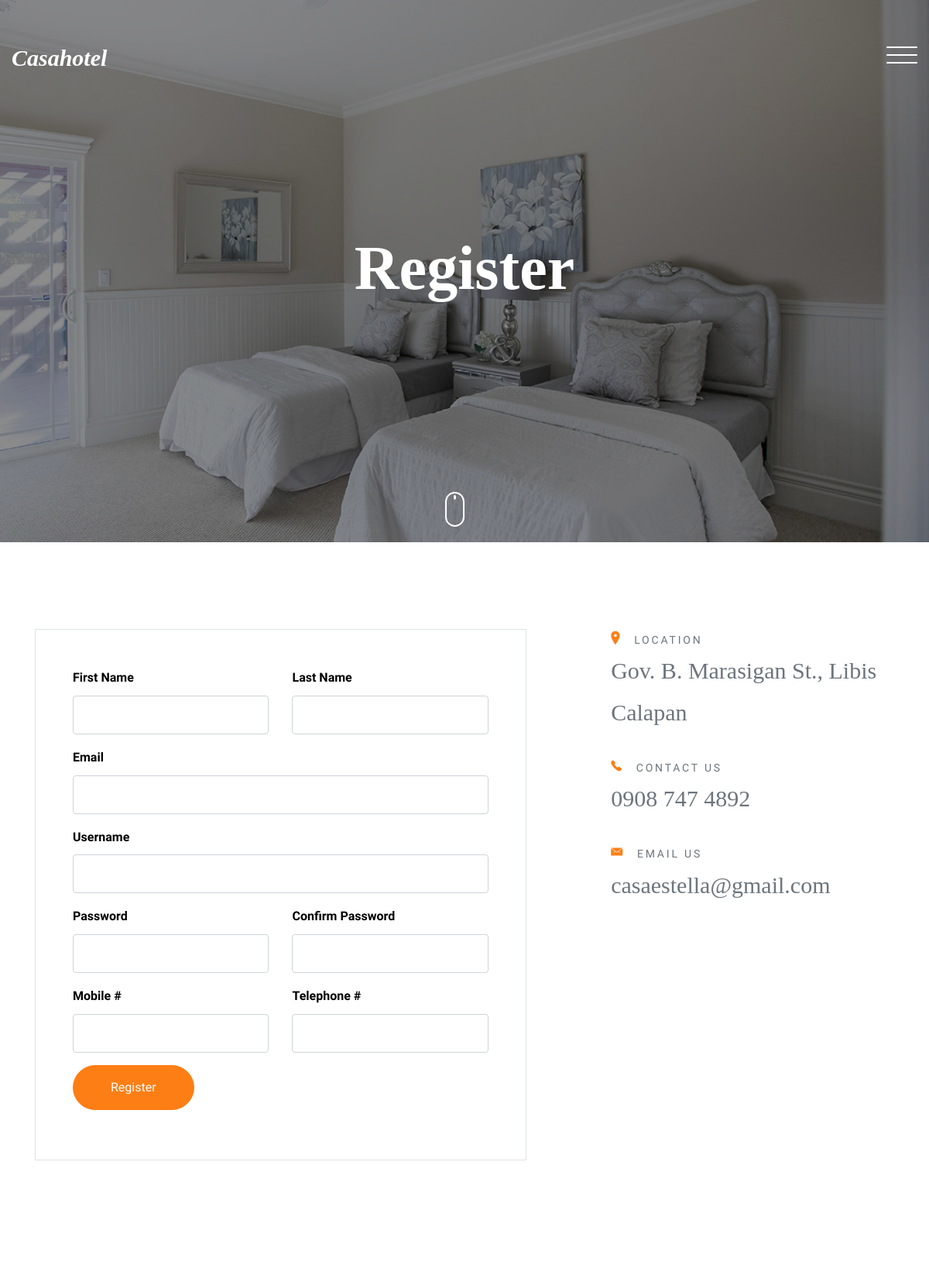
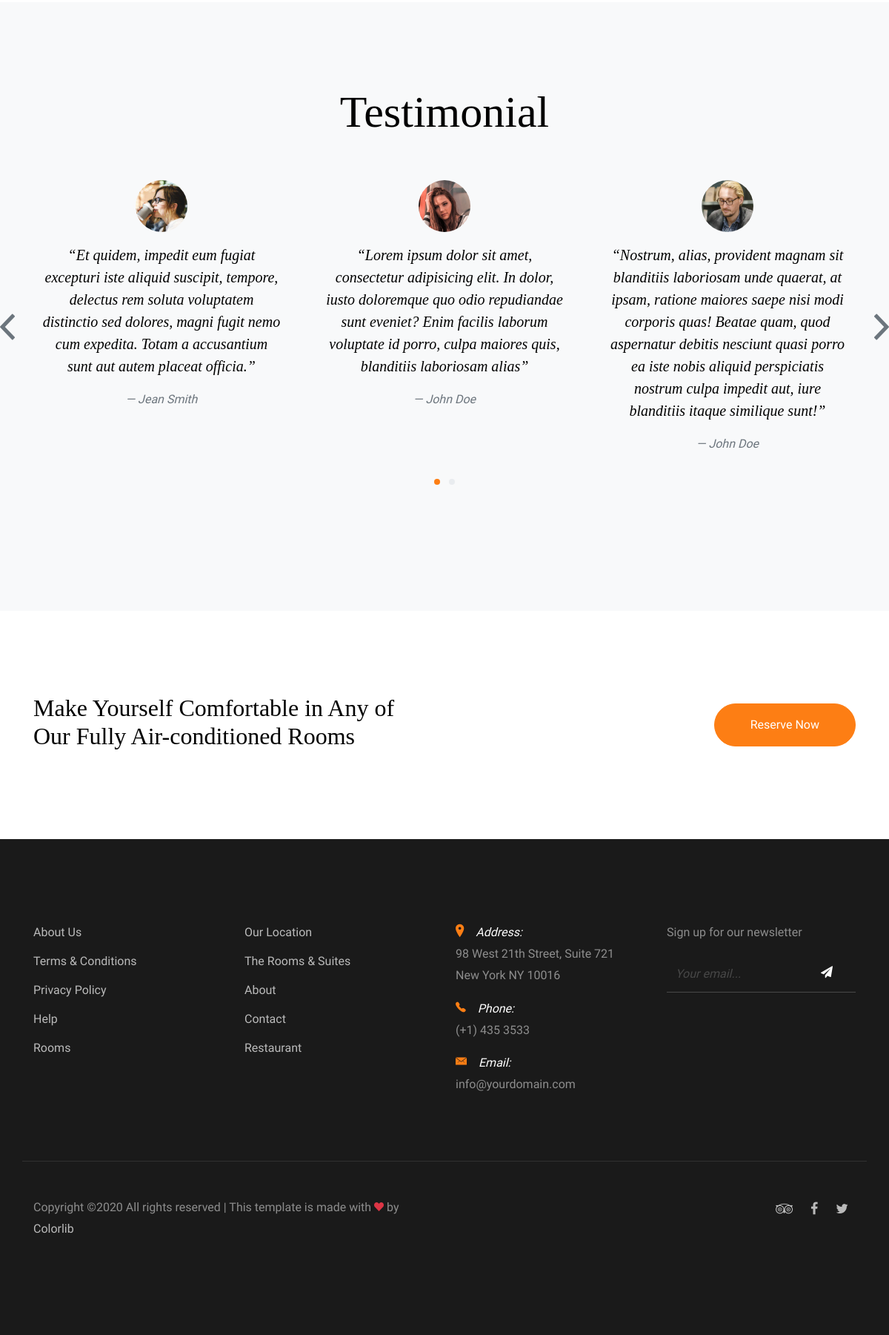
The app's page /casahotel/register.php with its own data (2 pictures, top to bottom).
### tables this page shows
CREATE TABLE `company_info` (
  `id` int(11) NOT NULL,
  `location` varchar(45) NOT NULL,
  `telephone` varchar(45) NOT NULL,
  `email` varchar(45) NOT NULL
);

### casahotel/register.php (the view, shortened to what this page needs)
<?php
include("backend.php");
?>
<!doctype html>
<html lang="en">
  <head>
    <link rel="stylesheet" href="css/bootstrap.css">
    <link rel="stylesheet" href="css/animate.css">
    <link rel="stylesheet" href="css/owl.carousel.min.css">
    <link rel="stylesheet" href="css/aos.css">
    <link rel="stylesheet" href="css/bootstrap-datepicker.css">
    <link rel="stylesheet" href="css/jquery.timepicker.css">
    <link rel="stylesheet" href="css/magnific-popup.css">
    <link rel="stylesheet" href="fonts/ionicons/css/ionicons.min.css">
    <link rel="stylesheet" href="fonts/fontawesome/css/font-awesome.min.css">
    <link rel="stylesheet" href="css/style.css">
  </head>
  <body>
    <header class="site-header">
      <div class="container-fluid">
        <div class="row">
          <div class="col-4 site-logo" data-aos="fade"><a href="index.php"><em>Casahotel</em></a></div>
          <div class="col-8">
            <div class="site-menu-toggle js-site-menu-toggle"  data-aos="fade">
              <span></span>
              <span></span>
              <span></span>
            </div>
          </div>
        </div>
      </div>
    </header>
    <section class="site-hero inner-page overlay" style="background-image: url(img/slider-5.jpg)" data-stellar-background-ratio="0.5">
      <div class="container">
        <div class="row site-hero-inner justify-content-center align-items-center text-center">
          <div class="col-md-10 text-center" data-aos="fade-up">
            <h1 class="heading">Register</h1>
          </div>
        </div>
      </div>
      <a class="mouse smoothscroll" href="#next">
        <div class="mouse-icon">
          <span class="mouse-wheel"></span>
        </div>
      </a>
    </section>
    <section class="section contact-section" id="next">
      <div class="container">
        <div class="row">
          <div class="col-md-7" data-aos="fade-up" data-aos-delay="100">
            <form method="post" class="bg-white p-md-5 p-4 mb-5 border">
              <div class="row">
                <div class="col-md-6 form-group">
                  <label class="text-black font-weight-bold">First Name</label>
                  <input type="text" class="form-control" name="reg_first_name" required>
                </div>
                <div class="col-md-6 form-group">
                  <label class="text-black font-weight-bold">Last Name</label>
                  <input type="text" class="form-control" name="reg_last_name" required>
                </div>
              </div>
              <div class="row">
                <div class="col-md-12 form-group">
                  <label class="text-black font-weight-bold">Email</label>
                  <input type="email" class="form-control" name="reg_email" required>
                </div>
              </div>
              <div class="row">
                <div class="col-md-12 form-group">
                  <label class="text-black font-weight-bold">Username</label>
                  <input type="text" class="form-control" name="reg_username" required>
                </div>
              </div>
              <div class="row">
                <div class="col-md-6 form-group">
                  <label class="text-black font-weight-bold">Password</label>
                  <input type="password" class="form-control" name="reg_password" required>
                </div>
                <div class="col-md-6 form-group">
                  <label class="text-black font-weight-bold">Confirm Password</label>
                  <input type="password" class="form-control" name="reg_password2" required>
                </div>
              </div>
              <div class="row">
                <div class="col-md-6 form-group">
                  <label class="font-weight-bold text-black">Mobile #</label>
                  <input type="text" class="form-control" name="reg_mobile" required>
                </div>
                <div class="col-md-6 form-group">
                  <label class="font-weight-bold text-black">Telephone #</label>
                  <input type="text" class="form-control" name="reg_telephone" required>
                </div>
              </div>
              <div class="row">
                <div class="col-md-6 form-group">
                  <input type="submit" value="Register" name="reg_info" class="btn btn-primary text-white py-3 px-5">
                </div>
              </div>
            </form>
          </div>
          <div class="col-md-5" data-aos="fade-up" data-aos-delay="200">
            <div class="row">
              <?php
              $sql = "SELECT * FROM company_info";
              $result = mysqli_query($db, $sql);
              while($row = mysqli_fetch_array($result))
              {
                $location = $row['location'];
                $telephone = $row['telephone'];
                $email = $row['email'];
              ?>
              <div class="col-md-10 ml-auto contact-info">
                <p><span class="d-block"><span class="ion-ios-location h5 mr-3 text-primary"></span>LOCATION</span> <span><?php echo $location; ?></span></p>
                <p><span class="d-block"><span class="ion-ios-telephone h5 mr-3 text-primary"></span>CONTACT US</span> <span><?php echo $telephone; ?></span></p>
                <p><span class="d-block"><span class="ion-ios-email h5 mr-3 text-primary"></span>EMAIL US</span> <span><?php echo $email; ?></span></p>
              </div>
              <?php
              }
              ?>
            </div>
          </div>
        </div>
      </div>
    </section>
    <section class="section testimonial-section bg-light">
      <div class="container">
        <div class="row justify-content-center text-center mb-5">
          <div class="col-md-8">
            <h2 class="heading" data-aos="fade-up">Testimonial</h2>
          </div>
        </div>
        <div class="row">
          <div class="js-carousel-2 owl-carousel mb-5" data-aos="fade-up" data-aos-delay="200">
            <div class="testimonial text-center slider-item">
              <div class="author-image mb-3">
                <img src="img/person_1.jpg" alt="Image placeholder" class="rounded-circle mx-auto">
              </div>
              <blockquote>
                <p>&ldquo;Et quidem, impedit eum fugiat excepturi iste aliquid suscipit, tempore, delectus rem soluta voluptatem distinctio sed dolores, magni fugit nemo cum expedita. Totam a accusantium sunt aut autem placeat officia.&rdquo;</p>
              </blockquote>
              <p><em>&mdash; Jean Smith</em></p>
            </div>
            <div class="testimonial text-center slider-item">
              <div class="author-image mb-3">
                <img src="img/person_2.jpg" alt="Image placeholder" class="rounded-circle mx-auto">
              </div>
              <blockquote>
                <p>&ldquo;Lorem ipsum dolor sit amet, consectetur adipisicing elit. In dolor, iusto doloremque quo odio repudiandae sunt eveniet? Enim facilis laborum voluptate id porro, culpa maiores quis, blanditiis laboriosam alias&rdquo;</p>
              </blockquote>
              <p><em>&mdash; John Doe</em></p>
            </div>
            <div class="testimonial text-center slider-item">
              <div class="author-image mb-3">
                <img src="img/person_3.jpg" alt="Image placeholder" class="rounded-circle mx-auto">
              </div>
              <blockquote>
                <p>&ldquo;Nostrum, alias, provident magnam sit blanditiis laboriosam unde quaerat, at ipsam, ratione maiores saepe nisi modi corporis quas! Beatae quam, quod aspernatur debitis nesciunt quasi porro ea iste nobis aliquid perspiciatis nostrum culpa impedit aut, iure blanditiis itaque similique sunt!&rdquo;</p>
              </blockquote>
              <p><em>&mdash; John Doe</em></p>
            </div>
          </div>
        </div>
      </div>
    </section>
    <section class="section">
      <div class="container" >
        <div class="row align-items-center">
          <div class="col-md-6" data-aos="fade-up">
            <h2>Make Yourself Comfortable in Any of Our Fully Air-conditioned Rooms</h2>
          </div>
          <div class="col-md-6 text-right" data-aos="fade-up" data-aos-delay="200">
            <a href="reservation.html" class="btn btn-primary py-3 text-white px-5">Reserve Now</a>
          </div>
        </div>
      </div>
    </section>
    <footer class="section footer-section">
      <div class="container">
        <div class="row mb-4">
          <div class="col-md-3 mb-5">
            <ul class="list-unstyled link">
              <li><a href="#">About Us</a></li>
              <li><a href="#">Terms &amp; Conditions</a></li>
              <li><a href="#">Privacy Policy</a></li>
              <li><a href="#">Help</a></li>
             <li><a href="#">Rooms</a></li>
            </ul>
          </div>
          <div class="col-md-3 mb-5">
            <ul class="list-unstyled link">
              <li><a href="#">Our Location</a></li>
              <li><a href="#">The Rooms &amp; Suites</a></li>
              <li><a href="#">About</a></li>
              <li><a href="#">Contact</a></li>
              <li><a href="#">Restaurant</a></li>
            </ul>
          </div>
          <div class="col-md-3 mb-5 pr-md-5 contact-info">
            <p><span class="d-block"><span class="ion-ios-location h5 mr-3 text-primary"></span>Address:</span> <span> 98 West 21th Street, Suite 721 New York NY 10016</span></p>
            <p><span class="d-block"><span class="ion-ios-telephone h5 mr-3 text-primary"></span>Phone:</span> <span> (+1) 435 3533</span></p>
            <p><span class="d-block"><span class="ion-ios-email h5 mr-3 text-primary"></span>Email:</span> <span> info@yourdomain.com</span></p>
          </div>
          <div class="col-md-3 mb-5">
            <p>Sign up for our newsletter</p>
            <form action="#" class="footer-newsletter">
              <div class="form-group">
                <input type="email" class="form-control" placeholder="Your email...">
                <button type="submit" class="btn"><span class="fa fa-paper-plane"></span></button>
              </div>
            </form>
          </div>
        </div>
        <div class="row bordertop pt-5">
          <p class="col-md-6 text-left">
            Copyright &copy; All rights reserved | This template is made with <i class="ion-heart text-danger" aria-hidden="true"></i> by <a href="https://colorlib.com" target="_blank" >Colorlib</a>
          </p>
          <p class="col-md-6 text-right social">
            <a href="#"><span class="fa fa-tripadvisor"></span></a>
            <a href="#"><span class="fa fa-facebook"></span></a>
            <a href="#"><span class="fa fa-twitter"></span></a>
          </p>
        </div>
      </div>
    </footer>
  </body>
</html>

### records on screen
company_info: location "Gov. B. Marasigan St., Libis Calapan", telephone "0908 747 4892", email "casaestella@gmail.com"
